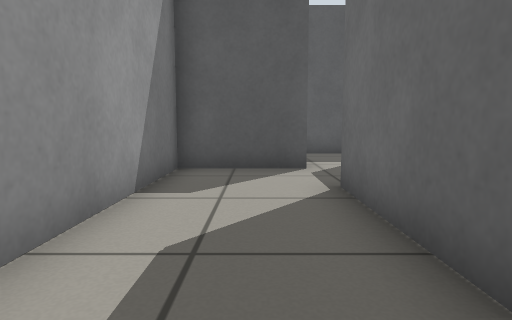
View 1 (above)

18 first-person views from a walk through a world built for the Gazebo simulator. The camera is 0.5 m above the floor, tilts 6° down and sees 75° across. The floor is counted in squares, 0.5 m on a side. Each view is taken from the middle of a square. On the plan, view 1 faces up. The plan holds only what a view shows up to about 12 squares ahead; the rest is blank.

View 2
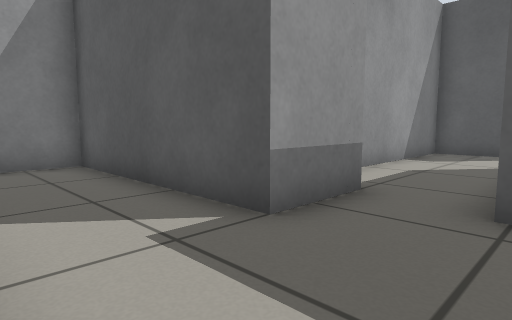

View 3
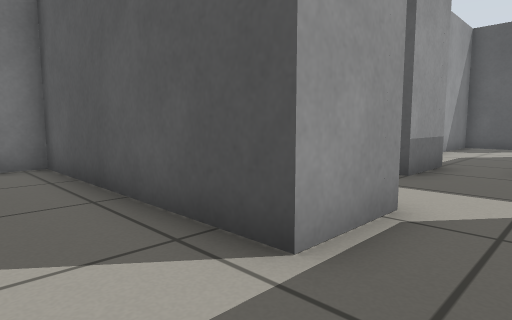

View 4
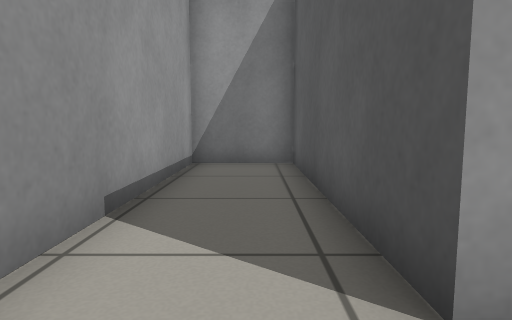

View 5
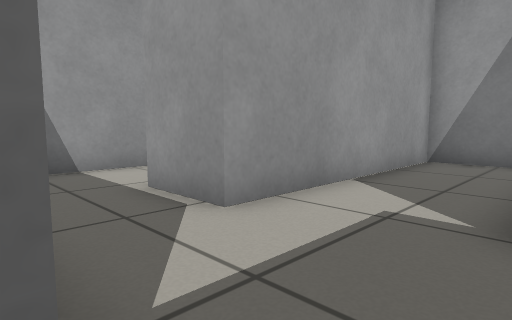

View 6
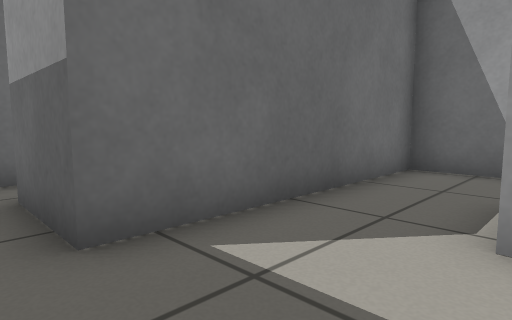

View 7
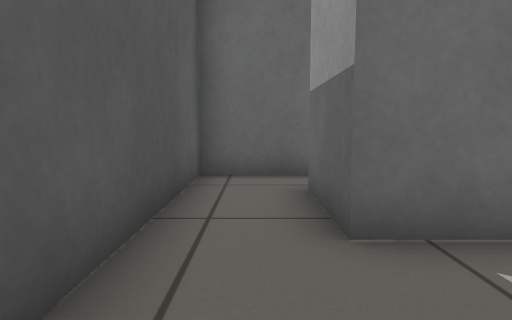

View 8
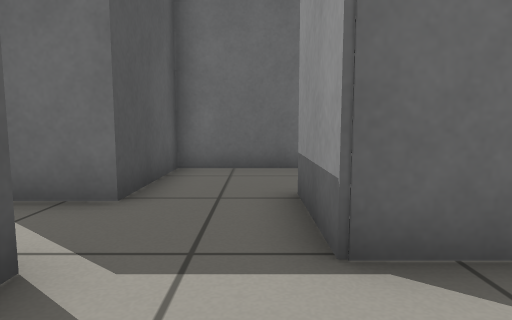

View 9
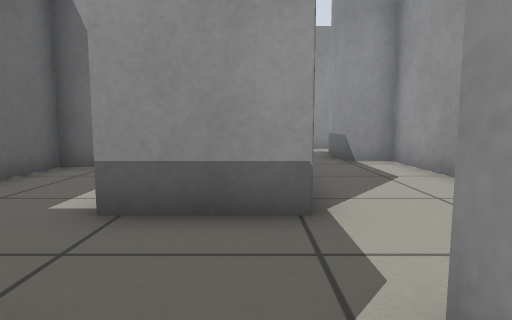

View 10
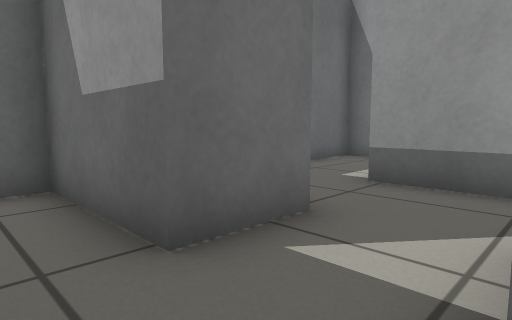

View 11
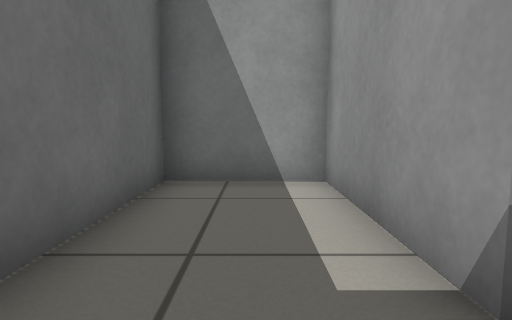

View 12
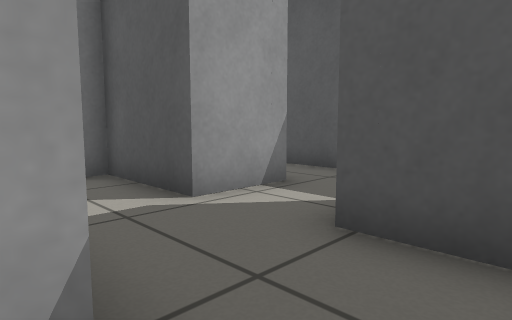

View 13
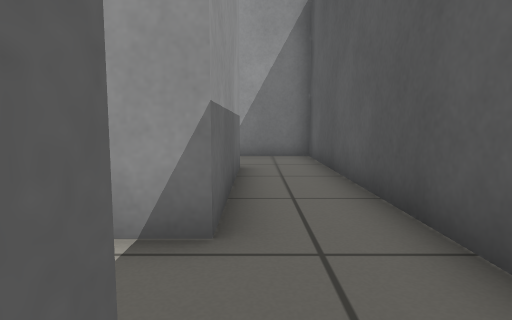

View 14
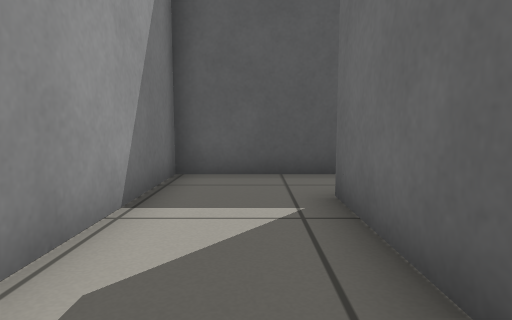

View 15
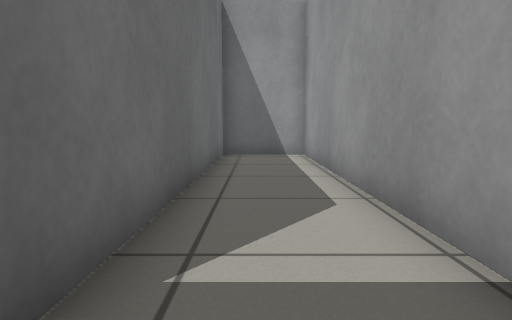

View 16
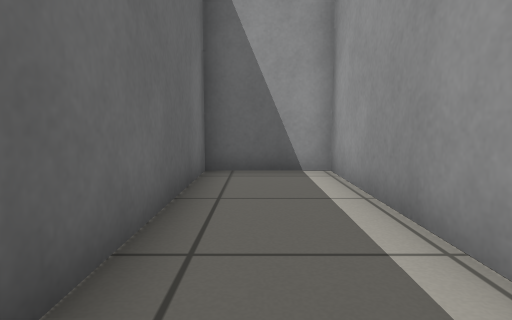

View 17
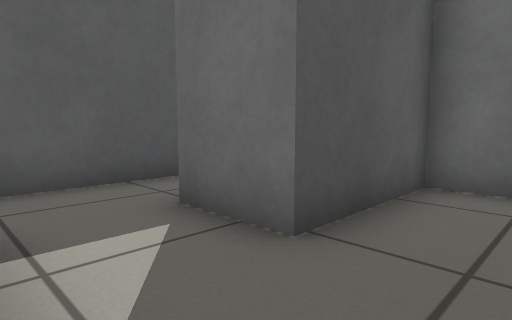

View 18
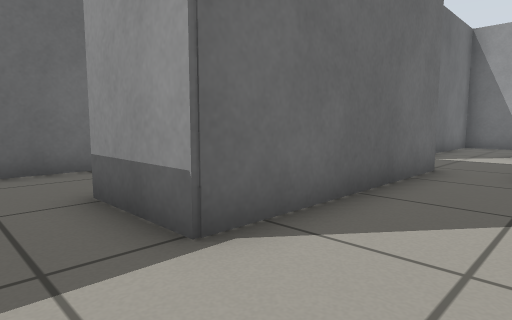

### Floor plan
Ten units are one square. View 1 is at (0, 0); x grows to the right and y downward. Boxes are objects, and circles mark ways between rooms. Rooms are numbered by the first view taken in them; rooms with no view inside come last. Other rooms are left out.
<svg viewBox="-71 -122 142 224">
<path fill="none" stroke="#000" d="M56 9 14 9 14 -54 38 -54M12 -76 -18 -76 -18 2 -5 2 -5 23 -66 23 -66 51 5 51 5 70 -66 70 -66 97 28 97 28 28 51 28M45 -78 33 -78M33 -78 33 -97 66 -97 66 -104M46 -117 -66 -117 -66 2 -39 2 -39 -97 12 -97 12 -76M38 -54 38 -12 66 -12 66 -78 45 -78"/>
<circle cx="25" cy="-85" r="3" fill="#2a7"/>
<circle cx="40" cy="-65" r="3" fill="#2a7"/>
<text x="0" y="20">1</text>
<text x="-20" y="-100">2</text>
<text x="50" y="-50">3</text>
</svg>
Room 1 opens to room 2. Room 1 opens to room 3.

Where each view was taken, in squares from view 1:
view 1: 0 up, 0 right, facing up
view 2: 5 down, 2 right, facing up-left
view 3: 9 down, 2 right, facing up-left
view 4: 8 down, 2 right, facing left
view 5: 2 down, 3 right, facing down-left
view 6: 2 down, 0 right, facing down-right
view 7: 2 down, 0 right, facing right
view 8: 6 up, 1 left, facing right
view 9: 9 up, 2 right, facing down
view 10: 11 up, 1 right, facing down-right
view 11: 7 up, 5 right, facing down
view 12: 5 up, 5 right, facing up-left
view 13: 10 up, 4 right, facing left
view 14: 5 up, 5 left, facing up
view 15: 11 up, 5 left, facing down
view 16: 7 up, 5 left, facing down
view 17: 6 up, 1 right, facing up-right
view 18: 7 up, 1 left, facing down-right
